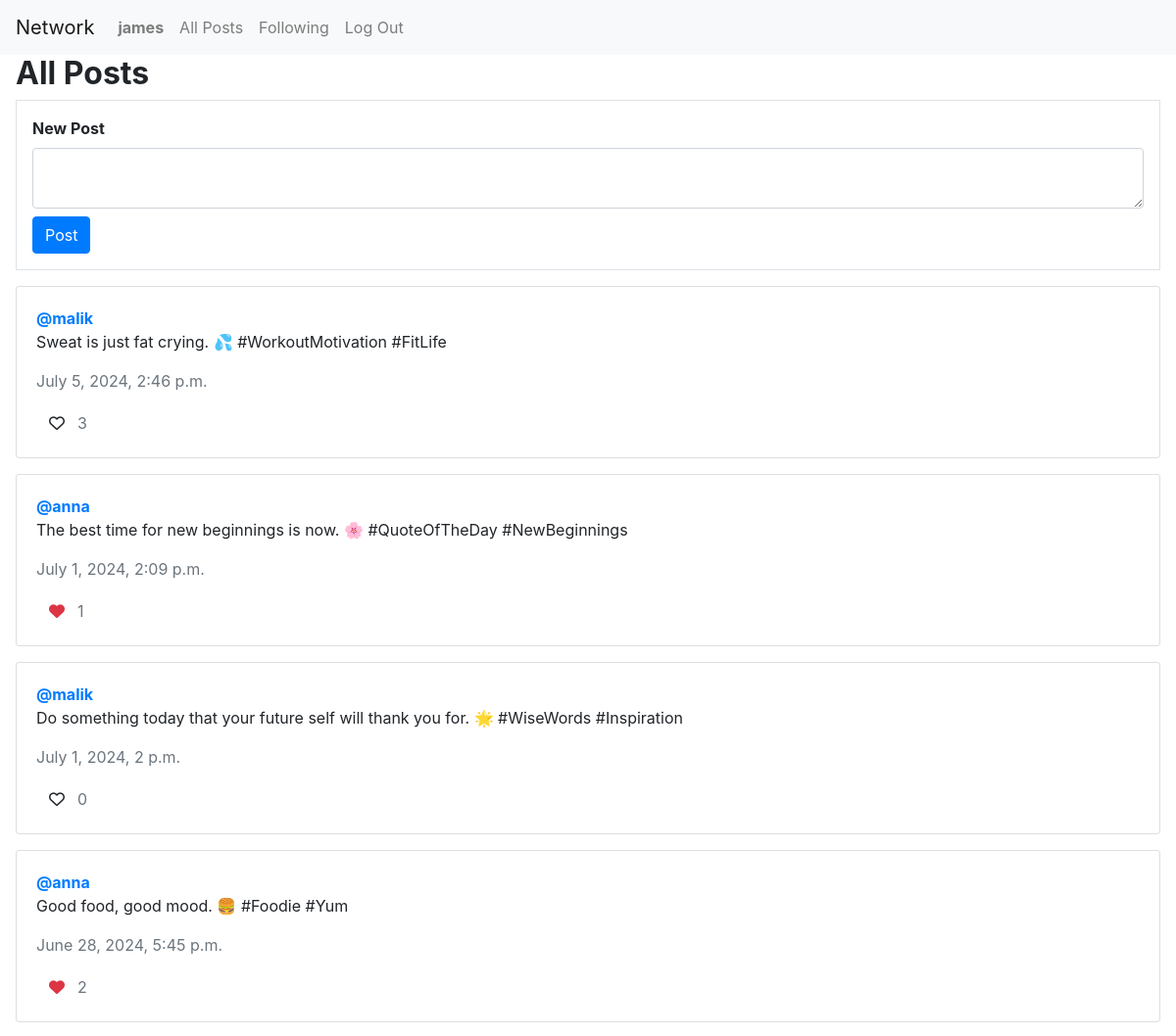
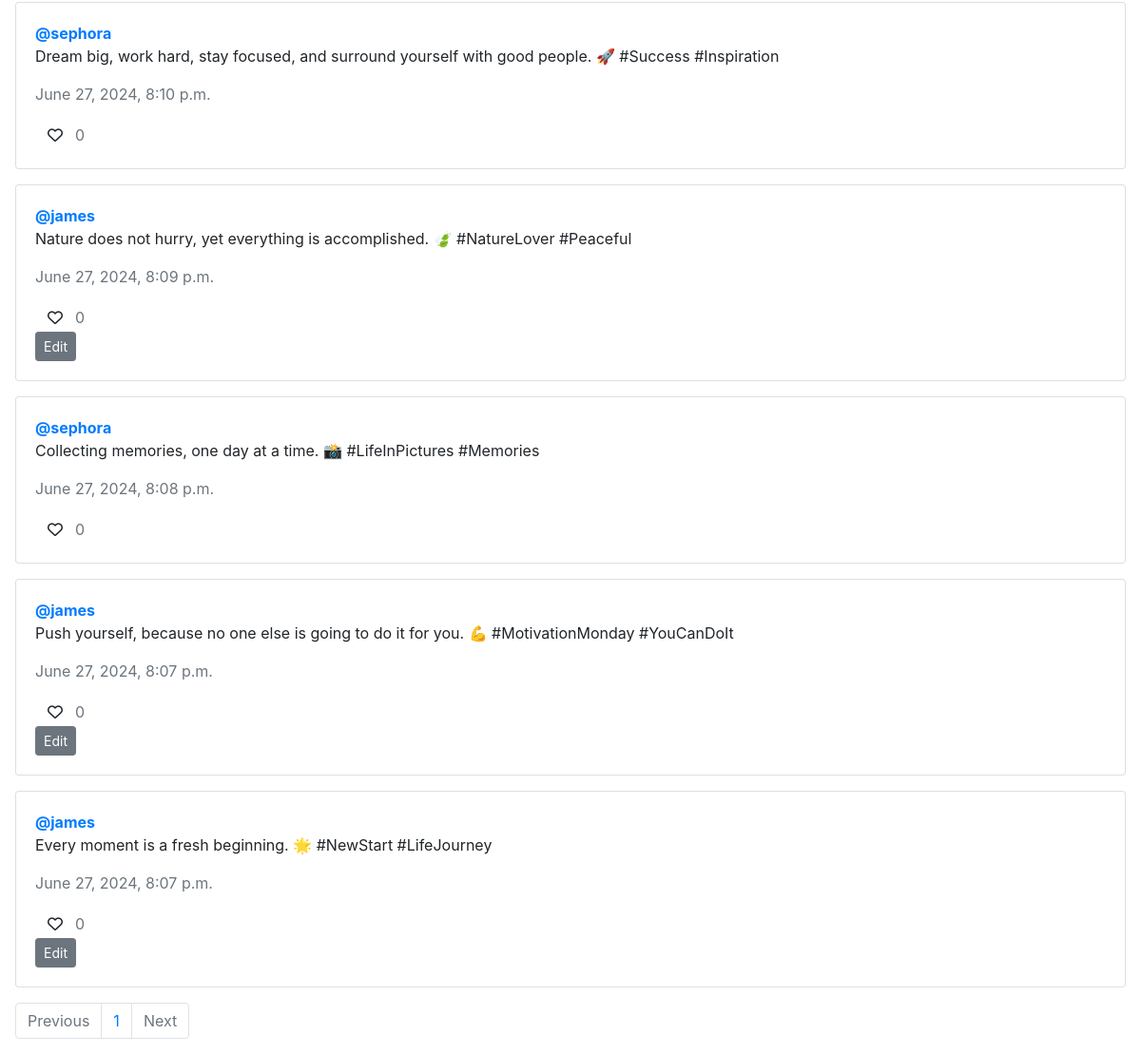
/ (signed in), run on the app's committed database (2 pictures, top to bottom).
### network/models.py (models this page shows, shortened)
class User(AbstractUser):
    pass

class Post(models.Model):
    content = models.CharField(max_length=150)
    user = models.ForeignKey(User, on_delete=models.CASCADE, related_name="author")
    date = models.DateTimeField(auto_now_add=True)
    def likes_count(self):
        return self.postLike.count()

### network/views.py (the view)
# urls.py: path("", views.index, name="index"),
def index(request):
    all_post = Post.objects.all().order_by('-date')
    paginator = Paginator(all_post, 10)
    page_number = request.GET.get('page')
    page_obj = paginator.get_page(page_number)
    allLikes = Like.objects.all()
    userLikes = []
    for like in allLikes:
        if request.user.id == like.user.id:
            userLikes.append(like.post.id)
    if request.user.is_authenticated:
        return render(request, "network/index.html", {
            "page_obj": page_obj,
            "userLikes": userLikes
        })
    else:
        return render(request, "network/login.html")

### network/templates/network/index.html (shortened to what this page needs)
{% extends "network/layout.html" %}
{% load static %}
{% block body %}
    <h2 class="mx-3"><strong>All Posts</strong></h2>
    <div class="mx-3 border" id="new_post_view">
        <div class="m-3">
            <form action="{% url 'new_post' %}" id="form-post" method="post">
                <div class="form-group">
                    <label><strong>New Post</strong></label>
                    <textarea class="form-control" name="content" id="form-content"></textarea>
                    <button class="btn btn-primary mt-2">Post</button>
                </div>
            </form>
        </div>
    </div>
    <div class="all_post mx-3 mt-3">
        {% for post in page_obj %}
        <div class="card mb-3">
            <div class="card-body">
                <a href="{% url 'profile' post.user.id %}"><strong>@{{ post.user }}</strong></a>
                <p class="card-text" id="content{{ post.id }}">{{ post.content }}</p>
                <p class="card-text text-muted">{{ post.date }}</p>
                <div class="d-flex align-items-center">
                    {% if post.id in userLikes %}
                    <button id="likeBtn{{ post.id }}" class="btn fa-solid text-danger fa-heart" onclick="likeHandler({{ post.id }}, {{ userLikes }})"></button>
                    {% else %}
                    <button id="likeBtn{{ post.id }}" class="btn fa-regular fa-heart" onclick="likeHandler({{ post.id }}, {{ userLikes }})"></button>
                    {% endif %}
                    <p class="card-text text-muted" id="likeCount{{ post.id }}">{{ post.likes_count }}</p>
                </div>
                {% if user == post.user %}
                <div class="d-flex align-items-center">
                    <button class="btn btn-secondary btn-sm" id="edit{{ post.id }}"  onclick="toggleBtn({{ post.id }})">Edit</button>
                </div>
                {% endif %}
            </div>
        </div>
        {% endfor %}
    </div>
    <nav aria-label="Page navigation example">
        <ul class="pagination mx-3">
            {% if page_obj.has_previous %}
                <li class="page-item"><a class="page-link" href="?page={{ page_obj.previous_page_number }}">Previous</a></li>
            {% else %}
                <li class="page-item disabled"><span class="page-link">Previous</span></li>
            {% endif %}
            <span class="current">
                <li class="page-item page-link">{{ page_obj.number }}</li>
            </span>
            {% if page_obj.has_next %}
                <li class="page-item"><a class="page-link" href="?page={{ page_obj.next_page_number }}">Next</a></li>
            {% else %}
                <li class="page-item disabled"><span class="page-link">Next</span></li>
            {% endif %}
        </ul>
    </nav>
{% endblock %}

### network/templates/network/layout.html (shortened to what this page needs)
{% load static %}
<!DOCTYPE html>
<html lang="en">
    <head>
        <link rel="stylesheet" href="https://stackpath.bootstrapcdn.com/bootstrap/4.4.1/css/bootstrap.min.css">
        <link href="{% static 'network/styles.css' %}" rel="stylesheet">
    </head>
    <body>
        <nav class="navbar navbar-expand-lg navbar-light bg-light">
            <a class="navbar-brand" href="{% url 'index' %}">Network</a>
            <div>
              <ul class="navbar-nav mr-auto">
                {% if user.is_authenticated %}
                    <li class="nav-item">
                        <a class="nav-link" href="{% url 'profile' user_id=user.id %}"><strong>{{ user.username }}</strong></a>
                    </li>
                {% endif %}
                <li class="nav-item">
                  <a class="nav-link" href="{% url 'index' %}">All Posts</a>
                </li>
                {% if user.is_authenticated %}
                    <li class="nav-item">
                        <a class="nav-link" href="{% url 'following' %}">Following</a>
                    </li>
                    <li class="nav-item">
                        <a class="nav-link" href="{% url 'logout' %}">Log Out</a>
                    </li>
                {% endif %}
              </ul>
            </div>
          </nav>
        <div class="body">
            {% block body %}
            {% endblock %}
        </div>
    </body>
</html>

### data on the page
User: username "james"
Post: user "malik", content "Sweat is just fat crying. 💦 #WorkoutMotivation #FitLife", date "July 5, 2024, 2:46 p.m.", likes_count "3"
Post: user "anna", content "The best time for new beginnings is now. 🌸 #QuoteOfTheDay #NewBeginnings", date "July 1, 2024, 2:09 p.m.", likes_count "1"
Post: user "malik", content "Do something today that your future self will thank you for. 🌟 #WiseWords #Inspiration", date "July 1, 2024, 2 p.m.", likes_count "0"
Post: user "anna", content "Good food, good mood. 🍔 #Foodie #Yum", date "June 28, 2024, 5:45 p.m.", likes_count "2"
Post: user "sephora", content "Dream big, work hard, stay focused, and surround yourself with good people. 🚀 #Success #Inspiration", date "June 27, 2024, 8:10 p.m.", likes_count "0"
Post: user "james", content "Nature does not hurry, yet everything is accomplished. 🍃 #NatureLover #Peaceful", date "June 27, 2024, 8:09 p.m.", likes_count "0"
Post: user "sephora", content "Collecting memories, one day at a time. 📸 #LifeInPictures #Memories", date "June 27, 2024, 8:08 p.m.", likes_count "0"
Post: user "james", content "Push yourself, because no one else is going to do it for you. 💪 #MotivationMonday #YouCanDoIt", date "June 27, 2024, 8:07 p.m.", likes_count "0"
Post: user "james", content "Every moment is a fresh beginning. 🌟 #NewStart #LifeJourney", date "June 27, 2024, 8:07 p.m.", likes_count "0"

### other printed values
{{ page_obj.number }} "1"
